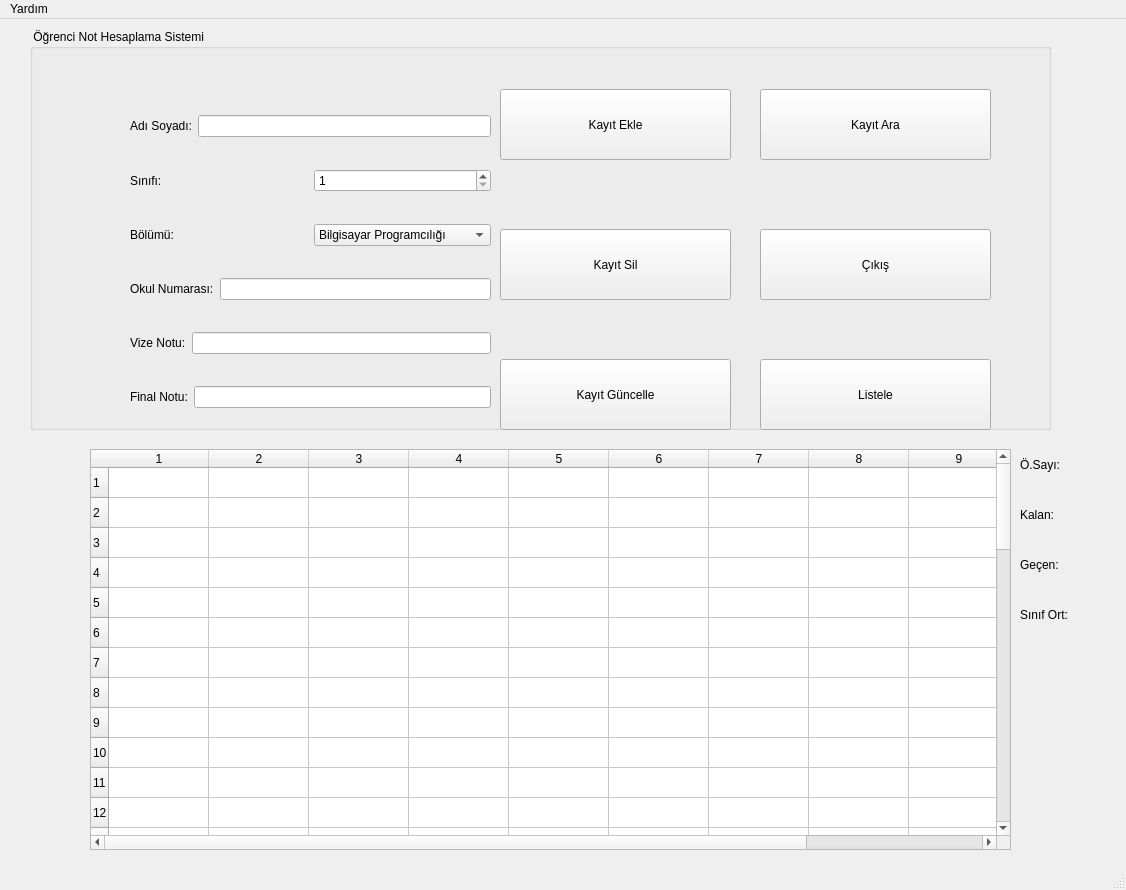
 <widget class="QMainWindow" name="MainWindow">
  <property name="geometry">
   <rect>
    <x>0</x>
    <y>0</y>
    <width>1126</width>
    <height>890</height>
   </rect>
  </property>
  <property name="windowTitle">
   <string>MainWindow</string>
  </property>
  <property name="styleSheet">
   <string notr="true">QProgressBar:horizontal {
    border: 1px solid #3A3939;
    text-align: center;
    padding: 1px;
    background: #201F1F;
}
QProgressBar::chunk:horizontal {
    background-color: qlineargradient(spread:reflect, x1:1, y1:0.545, x2:1, y2:0, stop:0 rgba(28, 66, 111, 255), stop:1 rgba(37, 87, 146, 255));
}

QToolTip
{
    border: 1px solid #3A3939;
    background-color: rgb(90, 102, 117);;
    color: white;
    padding: 1px;
    opacity: 200;
}

QWidget
{
    color: silver;
    background-color: #302F2F;
    selection-background-color:#3d8ec9;
    selection-color: black;
    background-clip: border;
    border-image: none;
    outline: 0;
}

QWidget:item:hover
{
    background-color: #78879b;
    color: black;
}

QWidget:item:selected
{
    background-color: #3d8ec9;
}

QCheckBox
{
    spacing: 5px;
    outline: none;
    color: #bbb;
    margin-bottom: 2px;
}

QCheckBox:disabled
{
    color: #777777;
}
QCheckBox::indicator,
QGroupBox::indicator
{
    width: 18px;
    height: 18px;
}
QGroupBox::indicator
{
    margin-left: 2px;
}

QCheckBox::indicator:unchecked,
QCheckBox::indicator:unchecked:hover,
QGroupBox::indicator:unchecked,
QGroupBox::indicator:unchecked:hover
{
    image: url(:/dark_blue/img/checkbox_unchecked.png);
}

QCheckBox::indicator:unchecked:focus,
QCheckBox::indicator:unchecked:pressed,
QGroupBox::indicator:unchecked:focus,
QGroupBox::indicator:unchecked:pressed
{
  border: none;
    image: url(:/dark_blue/img/checkbox_unchecked_focus.png);
}

QCheckBox::indicator:checked,
QCheckBox::indicator:checked:hover,
QGroupBox::indicator:checked,
QGroupBox::indicator:checked:hover
{
    image: url(:/dark_blue/img/checkbox_checked.png);
}

QCheckBox::indicator:checked:focus,
QCheckBox::indicator:checked:pressed,
QGroupBox::indicator:checked:focus,
QGroupBox::indicator:checked:pressed
{
  border: none;
    image: url(:/dark_blue/img/checkbox_checked_focus.png);
}

QCheckBox::indicator:indeterminate,
QCheckBox::indicator:indeterminate:hover,
QCheckBox::indicator:indeterminate:pressed
QGroupBox::indicator:indeterminate,
QGroupBox::indicator:indeterminate:hover,
QGroupBox::indicator:indeterminate:pressed
{
    image: url(:/dark_blue/img/checkbox_indeterminate.png);
}

QCheckBox::indicator:indeterminate:focus,
QGroupBox::indicator:indeterminate:focus
{
    image: url(:/dark_blue/img/checkbox_indeterminate_focus.png);
}

QCheckBox::indicator:checked:disabled,
QGroupBox::indicator:checked:disabled
{
    image: url(:/dark_blue/img/checkbox_checked_disabled.png);
}

QCheckBox::indicator:unchecked:disabled,
QGroupBox::indicator:unchecked:disabled
{
    image: url(:/dark_blue/img/checkbox_unchecked_disabled.png);
}

QRadioButton
{
    spacing: 5px;
    outline: none;
    color: #bbb;
    margin-bottom: 2px;
}

QRadioButton:disabled
{
    color: #777777;
}
QRadioButton::indicator
{
    width: 21px;
    height: 21px;
}

QRadioButton::indicator:unchecked,
QRadioButton::indicator:unchecked:hover
{
    image: url(:/dark_blue/img/radio_unchecked.png);
}

QRadioButton::indicator:unchecked:focus,
QRadioButton::indicator:unchecked:pressed
{
  border: none;
  outline: none;
    image: url(:/dark_blue/img/radio_unchecked_focus.png);
}

QRadioButton::indicator:checked,
QRadioButton::indicator:checked:hover
{
  border: none;
  outline: none;
    image: url(:/dark_blue/img/radio_checked.png);
}

QRadioButton::indicator:checked:focus,
QRadioButton::indicato::menu-arrowr:checked:pressed
{
  border: none;
  outline: none;
    image: url(:/dark_blue/img/radio_checked_focus.png);
}

QRadioButton::indicator:indeterminate,
QRadioButton::indicator:indeterminate:hover,
QRadioButton::indicator:indeterminate:pressed
{
        image: url(:/dark_blue/img/radio_indeterminate.png);
}

QRadioButton::indicator:checked:disabled
{
  outline: none;
  image: url(:/dark_blue/img/radio_checked_disabled.png);
}

QRadioButton::indicator:unchecked:disabled
{
    image: url(:/dark_blue/img/radio_unchecked_disabled.png);
}


QMenuBar
{
    background-color: #302F2F;
    color: silver;
}

QMenuBar::item
{
    background: transparent;
}

QMenuBar::item:selected
{
    background: transparent;
    border: 1px solid #3A3939;
}

QMenuBar::item:pressed
{
    border: 1px solid #3A3939;
    background-color: #3d8ec9;
    color: black;
    margin-bottom:-1px;
    padding-bottom:1px;
}

QMenu
{
    border: 1px solid #3A3939;
    color: silver;
    margin: 1px;
}

QMenu::icon
{
    margin: 1px;
}

QMenu::item
{
    padding: 2px 2px 2px 25px;
    margin-left: 5px;
    border: 1px solid transparent; /* reserve space for selection border */
}

QMenu::item:selected
{
    color: black;
}

QMenu::separator {
    height: 2px;
    background: lightblue;
    margin-left: 10px;
    margin-right: 5px;
}

QMenu::indicator {
    width: 16px;
    height: 16px;
}

/* non-exclusive indicator = check box style indicator
   (see QActionGroup::setExclusive) */
QMenu::indicator:non-exclusive:unchecked {
    image: url(:/dark_blue/img/checkbox_unchecked.png);
}

QMenu::indicator:non-exclusive:unchecked:selected {
    image: url(:/dark_blue/img/checkbox_unchecked_disabled.png);
}

QMenu::indicator:non-exclusive:checked {
    image: url(:/dark_blue/img/checkbox_checked.png);
}

QMenu::indicator:non-exclusive:checked:selected {
    image: url(:/dark_blue/img/checkbox_checked_disabled.png);
}

/* exclusive indicator = radio button style indicator (see QActionGroup::setExclusive) */
QMenu::indicator:exclusive:unchecked {
    image: url(:/dark_blue/img/radio_unchecked.png);
}

QMenu::indicator:exclusive:unchecked:selected {
    image: url(:/dark_blue/img/radio_unchecked_disabled.png);
}

QMenu::indicator:exclusive:checked {
    image: url(:/dark_blue/img/radio_checked.png);
}

QMenu::indicator:exclusive:checked:selected {
    image: url(:/dark_blue/img/radio_checked_disabled.png);
}

QMenu::right-arrow {
    margin: 5px;
    image: url(:/dark_blue/img/right_arrow.png)
}


QWidget:disabled
{
    color: #808080;
    background-color: #302F2F;
}

QAbstractItemView
{
    alternate-background-color: #3A3939;
    color: silver;
    border: 1px solid 3A3939;
    border-radius: 2px;
    padding: 1px;
}

QWidget:focus, QMenuBar:focus
{
    border: 1px solid #78879b;
}

QTabWidget:focus, QCheckBox:focus, QRadioButton:focus, QSlider:focus
{
    border: none;
}

QLineEdit
{
    background-color: #201F1F;
    padding: 2px;
    border-style: solid;
    border: 1px solid #3A3939;
    border-radius: 2px;
    color: silver;
}

QGroupBox {
    border:1px solid #3A3939;
    border-radius: 2px;
    margin-top: 20px;
    background-color: #302F2F;
    color: silver;
}

QGroupBox::title {
    subcontrol-origin: margin;
    subcontrol-position: top center;
    padding-left: 10px;
    padding-right: 10px;
    padding-top: 10px;
}

QAbstractScrollArea
{
    border-radius: 2px;
    border: 1px solid #3A3939;
    background-color: transparent;
}

QScrollBar:horizontal
{
    height: 15px;
    margin: 3px 15px 3px 15px;
    border: 1px transparent #2A2929;
    border-radius: 4px;
    background-color: #2A2929;
}

QScrollBar::handle:horizontal
{
    background-color: #605F5F;
    min-width: 5px;
    border-radius: 4px;
}

QScrollBar::add-line:horizontal
{
    margin: 0px 3px 0px 3px;
    border-image: url(:/dark_blue/img/right_arrow_disabled.png);
    width: 10px;
    height: 10px;
    subcontrol-position: right;
    subcontrol-origin: margin;
}

QScrollBar::sub-line:horizontal
{
    margin: 0px 3px 0px 3px;
    border-image: url(:/dark_blue/img/left_arrow_disabled.png);
    height: 10px;
    width: 10px;
    subcontrol-position: left;
    subcontrol-origin: margin;
}

QScrollBar::add-line:horizontal:hover,QScrollBar::add-line:horizontal:on
{
    border-image: url(:/dark_blue/img/right_arrow.png);
    height: 10px;
    width: 10px;
    subcontrol-position: right;
    subcontrol-origin: margin;
}


QScrollBar::sub-line:horizontal:hover, QScrollBar::sub-line:horizontal:on
{
    border-image: url(:/dark_blue/img/left_arrow.png);
    height: 10px;
    width: 10px;
    subcontrol-position: left;
    subcontrol-origin: margin;
}

QScrollBar::up-arrow:horizontal, QScrollBar::down-arrow:horizontal
{
    background: none;
}


QScrollBar::add-page:horizontal, QScrollBar::sub-page:horizontal
{
    background: none;
}

QScrollBar:vertical
{
    background-color: #2A2929;
    width: 15px;
    margin: 15px 3px 15px 3px;
    border: 1px transparent #2A2929;
    border-radius: 4px;
}

QScrollBar::handle:vertical
{
    background-color: #605F5F;
    min-height: 5px;
    border-radius: 4px;
}

QScrollBar::sub-line:vertical
{
    margin: 3px 0px 3px 0px;
    border-image: url(:/dark_blue/img/up_arrow_disabled.png);
    height: 10px;
    width: 10px;
    subcontrol-position: top;
    subcontrol-origin: margin;
}

QScrollBar::add-line:vertical
{
    margin: 3px 0px 3px 0px;
    border-image: url(:/dark_blue/img/down_arrow_disabled.png);
    height: 10px;
    width: 10px;
    subcontrol-position: bottom;
    subcontrol-origin: margin;
}

QScrollBar::sub-line:vertical:hover,QScrollBar::sub-line:vertical:on
{

    border-image: url(:/dark_blue/img/up_arrow.png);
    height: 10px;
    width: 10px;
    subcontrol-position: top;
    subcontrol-origin: margin;
}


QScrollBar::add-line:vertical:hover, QScrollBar::add-line:vertical:on
{
    border-image: url(:/dark_blue/img/down_arrow.png);
    height: 10px;
    width: 10px;
    subcontrol-position: bottom;
    subcontrol-origin: margin;
}

QScrollBar::up-arrow:vertical, QScrollBar::down-arrow:vertical
{
    background: none;
}


QScrollBar::add-page:vertical, QScrollBar::sub-page:vertical
{
    background: none;
}

QTextEdit
{
    background-color: #201F1F;
    color: silver;
    border: 1px solid #3A3939;
}

QPlainTextEdit
{
    background-color: #201F1F;;
    color: silver;
    border-radius: 2px;
    border: 1px solid #3A3939;
}

QHeaderView::section
{
    background-color: #3A3939;
    color: silver;
    padding-left: 4px;
    border: 1px solid #6c6c6c;
}

QSizeGrip {
    image: url(:/dark_blue/img/sizegrip.png);
    width: 12px;
    height: 12px;
}

QMainWindow
{
    background-color: #302F2F;

}

QMainWindow::separator
{
    background-color: #302F2F;
    color: white;
    padding-left: 4px;
    spacing: 2px;
    border: 1px dashed #3A3939;
}

QMainWindow::separator:hover
{

    background-color: #787876;
    color: white;
    padding-left: 4px;
    border: 1px solid #3A3939;
    spacing: 2px;
}


QMenu::separator
{
    height: 1px;
    background-color: #3A3939;
    color: white;
    padding-left: 4px;
    margin-left: 10px;
    margin-right: 5px;
}


QFrame
{
    border-radius: 2px;
    border: 1px solid #444;
}

QFrame[frameShape=&quot;0&quot;]
{
    border-radius: 2px;
    border: 1px transparent #444;
}

QStackedWidget
{
    background-color: #302F2F;
    border: 1px transparent black;
}

QToolBar {
    border: 1px transparent #393838;
    background: 1px solid #302F2F;
    font-weight: bold;
}

QToolBar::handle:horizontal {
    image: url(:/dark_blue/img/Hmovetoolbar.png);
}
QToolBar::handle:vertical {
    image: url(:/dark_blue/img/Vmovetoolbar.png);
}
QToolBar::separator:horizontal {
    image: url(:/dark_blue/img/Hsepartoolbar.png);
}
QToolBar::separator:vertical {
    image: url(:/dark_blue/img/Vsepartoolbars.png);
}

QPushButton
{
    color: silver;
    background-color: #302F2F;
    border-width: 2px;
    border-color: #4A4949;
    border-style: solid;
    padding-top: 2px;
    padding-bottom: 2px;
    padding-left: 10px;
    padding-right: 10px;
    border-radius: 4px;
    /* outline: none; */
    /* min-width: 40px; */
}

QPushButton:disabled
{
    background-color: #302F2F;
    border-width: 2px;
    border-color: #3A3939;
    border-style: solid;
    padding-top: 2px;
    padding-bottom: 2px;
    padding-left: 10px;
    padding-right: 10px;
    /*border-radius: 2px;*/
    color: #808080;
}

QPushButton:focus {
    background-color: #3d8ec9;
    color: white;
}

QComboBox
{
    selection-background-color: #3d8ec9;
    background-color: #201F1F;
    border-style: solid;
    border: 1px solid #3A3939;
    border-radius: 2px;
    padding: 2px;
    min-width: 75px;
}

QPushButton:checked{
    background-color: #4A4949;
    border-color: #6A6969;
}

QPushButton:hover {
    border: 2px solid #78879b;
    color: silver;
}

QComboBox:hover, QAbstractSpinBox:hover,QLineEdit:hover,QTextEdit:hover,QPlainTextEdit:hover,QAbstractView:hover,QTreeView:hover
{
    border: 1px solid #78879b;
    color: silver;
}

QComboBox:on
{
    background-color: #626873;
    padding-top: 3px;
    padding-left: 4px;
    selection-background-color: #4a4a4a;
}

QComboBox QAbstractItemView
{
    background-color: #201F1F;
    border-radius: 2px;
    border: 1px solid #444;
    selection-background-color: #3d8ec9;
    color: silver;
}

QComboBox::drop-down
{
    subcontrol-origin: padding;
    subcontrol-position: top right;
    width: 15px;

    border-left-width: 0px;
    border-left-color: darkgray;
    border-left-style: solid;
    border-top-right-radius: 3px;
    border-bottom-right-radius: 3px;
}

QComboBox::down-arrow
{
    image: url(:/dark_blue/img/down_arrow_disabled.png);
}

QComboBox::down-arrow:on, QComboBox::down-arrow:hover,
QComboBox::down-arrow:focus
{
    image: url(:/dark_blue/img/down_arrow.png);
}

QPushButton:pressed
{
    background-color: #484846;
}

QAbstractSpinBox {
    padding-top: 2px;
    padding-bottom: 2px;
    border: 1px solid #3A3939;
    background-color: #201F1F;
    color: silver;
    border-radius: 2px;
    min-width: 75px;
}

QAbstractSpinBox:up-button
{
    background-color: transparent;
    subcontrol-origin: border;
    subcontrol-position: top right;
}

QAbstractSpinBox:down-button
{
    background-color: transparent;
    subcontrol-origin: border;
    subcontrol-position: bottom right;
}

QAbstractSpinBox::up-arrow,QAbstractSpinBox::up-arrow:disabled,QAbstractSpinBox::up-arrow:off {
    image: url(:/dark_blue/img/up_arrow_disabled.png);
    width: 10px;
    height: 10px;
}
QAbstractSpinBox::up-arrow:hover
{
    image: url(:/dark_blue/img/up_arrow.png);
}


QAbstractSpinBox::down-arrow,QAbstractSpinBox::down-arrow:disabled,QAbstractSpinBox::down-arrow:off
{
    image: url(:/dark_blue/img/down_arrow_disabled.png);
    width: 10px;
    height: 10px;
}
QAbstractSpinBox::down-arrow:hover
{
    image: url(:/dark_blue/img/down_arrow.png);
}


QLabel
{
    border: 0px solid black;
}

QTabWidget{
    border: 1px transparent black;
}

QTabWidget::pane {
    border: 1px solid #444;
    border-radius: 3px;
    padding: 3px;
}

QTabBar
{
    qproperty-drawBase: 0;
    left: 5px; /* move to the right by 5px */
}

QTabBar:focus
{
    border: 0px transparent black;
}

QTabBar::close-button  {
    image: url(:/dark_blue/img/close.png);
    background: transparent;
}

QTabBar::close-button:hover
{
    image: url(:/dark_blue/img/close-hover.png);
    background: transparent;
}

QTabBar::close-button:pressed {
    image: url(:/dark_blue/img/close-pressed.png);
    background: transparent;
}

/* TOP TABS */
QTabBar::tab:top {
    color: #b1b1b1;
    border: 1px solid #4A4949;
    border-bottom: 1px transparent black;
    background-color: #302F2F;
    padding: 5px;
    border-top-left-radius: 2px;
    border-top-right-radius: 2px;
}

QTabBar::tab:top:!selected
{
    color: #b1b1b1;
    background-color: #201F1F;
    border: 1px transparent #4A4949;
    border-bottom: 1px transparent #4A4949;
    border-top-left-radius: 0px;
    border-top-right-radius: 0px;
}

QTabBar::tab:top:!selected:hover {
    background-color: #48576b;
}

/* BOTTOM TABS */
QTabBar::tab:bottom {
    color: #b1b1b1;
    border: 1px solid #4A4949;
    border-top: 1px transparent black;
    background-color: #302F2F;
    padding: 5px;
    border-bottom-left-radius: 2px;
    border-bottom-right-radius: 2px;
}

QTabBar::tab:bottom:!selected
{
    color: #b1b1b1;
    background-color: #201F1F;
    border: 1px transparent #4A4949;
    border-top: 1px transparent #4A4949;
    border-bottom-left-radius: 0px;
    border-bottom-right-radius: 0px;
}

QTabBar::tab:bottom:!selected:hover {
    background-color: #78879b;
}

/* LEFT TABS */
QTabBar::tab:left {
    color: #b1b1b1;
    border: 1px solid #4A4949;
    border-left: 1px transparent black;
    background-color: #302F2F;
    padding: 5px;
    border-top-right-radius: 2px;
    border-bottom-right-radius: 2px;
}

QTabBar::tab:left:!selected
{
    color: #b1b1b1;
    background-color: #201F1F;
    border: 1px transparent #4A4949;
    border-right: 1px transparent #4A4949;
    border-top-right-radius: 0px;
    border-bottom-right-radius: 0px;
}

QTabBar::tab:left:!selected:hover {
    background-color: #48576b;
}


/* RIGHT TABS */
QTabBar::tab:right {
    color: #b1b1b1;
    border: 1px solid #4A4949;
    border-right: 1px transparent black;
    background-color: #302F2F;
    padding: 5px;
    border-top-left-radius: 2px;
    border-bottom-left-radius: 2px;
}

QTabBar::tab:right:!selected
{
    color: #b1b1b1;
    background-color: #201F1F;
    border: 1px transparent #4A4949;
    border-right: 1px transparent #4A4949;
    border-top-left-radius: 0px;
    border-bottom-left-radius: 0px;
}

QTabBar::tab:right:!selected:hover {
    background-color: #48576b;
}

QTabBar QToolButton::right-arrow:enabled {
     image: url(:/dark_blue/img/right_arrow.png);
 }

 QTabBar QToolButton::left-arrow:enabled {
     image: url(:/dark_blue/img/left_arrow.png);
 }

QTabBar QToolButton::right-arrow:disabled {
     image: url(:/dark_blue/img/right_arrow_disabled.png);
 }

 QTabBar QToolButton::left-arrow:disabled {
     image: url(:/dark_blue/img/left_arrow_disabled.png);
 }


QDockWidget {
    border: 1px solid #403F3F;
    titlebar-close-icon: url(:/dark_blue/img/close.png);
    titlebar-normal-icon: url(:/dark_blue/img/undock.png);
}

QDockWidget::close-button, QDockWidget::float-button {
    border: 1px solid transparent;
    border-radius: 2px;
    background: transparent;
}

QDockWidget::close-button:hover, QDockWidget::float-button:hover {
    background: rgba(255, 255, 255, 10);
}

QDockWidget::close-button:pressed, QDockWidget::float-button:pressed {
    padding: 1px -1px -1px 1px;
    background: rgba(255, 255, 255, 10);
}

QTreeView, QListView, QTextBrowser, AtLineEdit, AtLineEdit::hover {
    border: 1px solid #444;
    background-color: silver;
    border-radius: 3px;
    margin-left: 3px;
    color: black;
}

QTreeView:branch:selected, QTreeView:branch:hover {
    background: url(:/dark_blue/img/transparent.png);
}

QTreeView::branch:has-siblings:!adjoins-item {
    border-image: url(:/dark_blue/img/transparent.png);
}

QTreeView::branch:has-siblings:adjoins-item {
    border-image: url(:/dark_blue/img/transparent.png);
}

QTreeView::branch:!has-children:!has-siblings:adjoins-item {
    border-image: url(:/dark_blue/img/transparent.png);
}

QTreeView::branch:has-children:!has-siblings:closed,
QTreeView::branch:closed:has-children:has-siblings {
    image: url(:/dark_blue/img/branch_closed.png);
}

QTreeView::branch:open:has-children:!has-siblings,
QTreeView::branch:open:has-children:has-siblings  {
    image: url(:/dark_blue/img/branch_open.png);
}

QTreeView::branch:has-children:!has-siblings:closed:hover,
QTreeView::branch:closed:has-children:has-siblings:hover {
    image: url(:/dark_blue/img/branch_closed-on.png);
    }

QTreeView::branch:open:has-children:!has-siblings:hover,
QTreeView::branch:open:has-children:has-siblings:hover  {
    image: url(:/dark_blue/img/branch_open-on.png);
    }

QListView::item:!selected:hover, QListView::item:!selected:hover, QTreeView::item:!selected:hover  {
    background: rgba(0, 0, 0, 0);
    outline: 0;
    color: #FFFFFF
}

QListView::item:selected:hover, QListView::item:selected:hover, QTreeView::item:selected:hover  {
    background: #3d8ec9;
    color: #FFFFFF;
}

QSlider::groove:horizontal {
    border: 1px solid #3A3939;
    height: 8px;
    background: #201F1F;
    margin: 2px 0;
    border-radius: 2px;
}

QSlider::handle:horizontal {
    background: QLinearGradient( x1: 0, y1: 0, x2: 0, y2: 1,
      stop: 0.0 silver, stop: 0.2 #a8a8a8, stop: 1 #727272);
    border: 1px solid #3A3939;
    width: 14px;
    height: 14px;
    margin: -4px 0;
    border-radius: 2px;
}

QSlider::groove:vertical {
    border: 1px solid #3A3939;
    width: 8px;
    background: #201F1F;
    margin: 0 0px;
    border-radius: 2px;
}

QSlider::handle:vertical {
    background: QLinearGradient( x1: 0, y1: 0, x2: 0, y2: 1, stop: 0.0 silver,
    stop: 0.2 #a8a8a8, stop: 1 #727272);
    border: 1px solid #3A3939;
    width: 14px;
    height: 14px;
    margin: 0 -4px;
    border-radius: 2px;
}

QToolButton {
    /*  background-color: transparent; */
    border: 2px transparent #4A4949;
    border-radius: 4px;
    background-color: dimgray;
    margin: 2px;
    padding: 2px;
}

QToolButton[popupMode=&quot;1&quot;] { /* only for MenuButtonPopup */
 padding-right: 20px; /* make way for the popup button */
 border: 2px transparent #4A4949;
 border-radius: 4px;
}

QToolButton[popupMode=&quot;2&quot;] { /* only for InstantPopup */
 padding-right: 10px; /* make way for the popup button */
 border: 2px transparent #4A4949;
}


QToolButton:hover, QToolButton::menu-button:hover {
    border: 2px solid #78879b;
}

QToolButton:checked, QToolButton:pressed,
    QToolButton::menu-button:pressed {
    background-color: #4A4949;
    border: 2px solid #78879b;
}

/* the subcontrol below is used only in the InstantPopup or DelayedPopup mode */
QToolButton::menu-indicator {
    image: url(:/dark_blue/img/down_arrow.png);
    top: -7px; left: -2px; /* shift it a bit */
}

/* the subcontrols below are used only in the MenuButtonPopup mode */
QToolButton::menu-button {
    border: 1px transparent #4A4949;
    border-top-right-radius: 6px;
    border-bottom-right-radius: 6px;
    /* 16px width + 4px for border = 20px allocated above */
    width: 16px;
    outline: none;
}

QToolButton::menu-arrow {
    image: url(:/dark_blue/img/down_arrow.png);
}

QToolButton::menu-arrow:open {
    top: 1px; left: 1px; /* shift it a bit */
    border: 1px solid #3A3939;
}

QPushButton::menu-indicator  {
    subcontrol-origin: padding;
    subcontrol-position: bottom right;
    left: 4px;
}

QTableView
{
    border: 1px solid #444;
    gridline-color: #6c6c6c;
    background-color: #201F1F;
}


QTableView, QHeaderView
{
    border-radius: 0px;
}

QTableView::item:pressed, QListView::item:pressed, QTreeView::item:pressed  {
    background: #78879b;
    color: #FFFFFF;
}

QTableView::item:selected:active, QTreeView::item:selected:active, QListView::item:selected:active  {
    background: #3d8ec9;
    color: #FFFFFF;
}


QHeaderView
{
    border: 1px transparent;
    border-radius: 2px;
    margin: 0px;
    padding: 0px;
}

QHeaderView::section  {
    background-color: #3A3939;
    color: silver;
    padding: 4px;
    border: 1px solid #6c6c6c;
    border-radius: 0px;
    text-align: center;
}

QHeaderView::section::vertical::first, QHeaderView::section::vertical::only-one
{
    border-top: 1px solid #6c6c6c;
}

QHeaderView::section::vertical
{
    border-top: transparent;
}

QHeaderView::section::horizontal::first, QHeaderView::section::horizontal::only-one
{
    border-left: 1px solid #6c6c6c;
}

QHeaderView::section::horizontal
{
    border-left: transparent;
}


QHeaderView::section:checked
 {
    color: white;
    background-color: #5A5959;
 }

 /* style the sort indicator */
QHeaderView::down-arrow {
    image: url(:/dark_blue/img/down_arrow.png);
}

QHeaderView::up-arrow {
    image: url(:/dark_blue/img/up_arrow.png);
}


QTableCornerButton::section {
    background-color: #3A3939;
    border: 1px solid #3A3939;
    border-radius: 2px;
}

QToolBox  {
    padding: 3px;
    border: 1px transparent black;
}

QToolBox::tab {
    color: #b1b1b1;
    background-color: #302F2F;
    border: 1px solid #4A4949;
    border-bottom: 1px transparent #302F2F;
    border-top-left-radius: 5px;
    border-top-right-radius: 5px;
}

 QToolBox::tab:selected { /* italicize selected tabs */
    font: italic;
    background-color: #302F2F;
    border-color: #3d8ec9;
 }

QStatusBar::item {
    border: 1px solid #3A3939;
    border-radius: 2px;
 }


QFrame[height=&quot;3&quot;], QFrame[width=&quot;3&quot;] {
    background-color: #AAA;
}


QSplitter::handle {
    border: 1px dashed #3A3939;
}

QSplitter::handle:hover {
    background-color: #787876;
    border: 1px solid #3A3939;
}

QSplitter::handle:horizontal {
    width: 1px;
}

QSplitter::handle:vertical {
    height: 1px;
}

QListWidget {
    background-color: silver;
    border-radius: 5px;
    margin-left: 5px;
}

QListWidget::item {
    color: black;
}

QMessageBox {
    messagebox-critical-icon	: url(:/dark_blue/img/critical.png);
    messagebox-information-icon	: url(:/dark_blue/img/information.png);
    messagebox-question-icon	: url(:/dark_blue/img/question.png);
    messagebox-warning-icon:    : url(:/dark_blue/img/warning.png);
}

ColorButton::enabled {
    border-radius: 0px;
    border: 1px solid #444444;
}

ColorButton::disabled {
    border-radius: 0px;
    border: 1px solid #AAAAAA;
}</string>
  </property>
  <widget class="QWidget" name="centralwidget">
   <widget class="QGroupBox" name="groupBox">
    <property name="geometry">
     <rect>
      <x>30</x>
      <y>10</y>
      <width>1021</width>
      <height>401</height>
     </rect>
    </property>
    <property name="title">
     <string> Öğrenci Not Hesaplama Sistemi</string>
    </property>
    <widget class="QPushButton" name="Button_Ekle">
     <property name="geometry">
      <rect>
       <x>470</x>
       <y>60</y>
       <width>231</width>
       <height>71</height>
      </rect>
     </property>
     <property name="text">
      <string>Kayıt Ekle</string>
     </property>
    </widget>
    <widget class="QPushButton" name="Button_Gncelle">
     <property name="geometry">
      <rect>
       <x>470</x>
       <y>330</y>
       <width>231</width>
       <height>71</height>
      </rect>
     </property>
     <property name="text">
      <string>Kayıt Güncelle</string>
     </property>
    </widget>
    <widget class="QPushButton" name="Button_Sil">
     <property name="geometry">
      <rect>
       <x>470</x>
       <y>200</y>
       <width>231</width>
       <height>71</height>
      </rect>
     </property>
     <property name="text">
      <string>Kayıt Sil</string>
     </property>
    </widget>
    <widget class="QWidget" name="">
     <property name="geometry">
      <rect>
       <x>100</x>
       <y>60</y>
       <width>361</width>
       <height>351</height>
      </rect>
     </property>
     <layout class="QVBoxLayout" name="verticalLayout">
      <item>
       <layout class="QHBoxLayout" name="horizontalLayout">
        <item>
         <widget class="QLabel" name="label_AdSoyad">
          <property name="text">
           <string>Adı Soyadı:</string>
          </property>
         </widget>
        </item>
        <item>
         <widget class="QLineEdit" name="line_Adsoyad"/>
        </item>
       </layout>
      </item>
      <item>
       <layout class="QHBoxLayout" name="horizontalLayout_2">
        <item>
         <widget class="QLabel" name="Label_Sinif">
          <property name="text">
           <string>Sınıfı:</string>
          </property>
         </widget>
        </item>
        <item>
         <widget class="QSpinBox" name="SpinBox_Sinif">
          <property name="minimum">
           <number>1</number>
          </property>
          <property name="maximum">
           <number>5</number>
          </property>
         </widget>
        </item>
       </layout>
      </item>
      <item>
       <layout class="QHBoxLayout" name="horizontalLayout_3">
        <item>
         <widget class="QLabel" name="label_blm">
          <property name="text">
           <string>Bölümü:</string>
          </property>
         </widget>
        </item>
        <item>
         <widget class="QComboBox" name="Combo_BLM">
          <item>
           <property name="text">
            <string>Bilgisayar Programcılığı</string>
           </property>
          </item>
          <item>
           <property name="text">
            <string>Havacılık</string>
           </property>
          </item>
          <item>
           <property name="text">
            <string>Veterinerlik</string>
           </property>
          </item>
          <item>
           <property name="text">
            <string>Muhasebe</string>
           </property>
          </item>
         </widget>
        </item>
       </layout>
      </item>
      <item>
       <layout class="QHBoxLayout" name="horizontalLayout_4">
        <item>
         <widget class="QLabel" name="label_OKNO">
          <property name="text">
           <string>Okul Numarası:</string>
          </property>
         </widget>
        </item>
        <item>
         <widget class="QLineEdit" name="line_OKNO"/>
        </item>
       </layout>
      </item>
      <item>
       <layout class="QHBoxLayout" name="horizontalLayout_5">
        <item>
         <widget class="QLabel" name="label_vizeNotu">
          <property name="text">
           <string>Vize Notu:</string>
          </property>
         </widget>
        </item>
        <item>
         <widget class="QLineEdit" name="line_Vize"/>
        </item>
       </layout>
      </item>
      <item>
       <layout class="QHBoxLayout" name="horizontalLayout_6">
        <item>
         <widget class="QLabel" name="label_finalNotu">
          <property name="text">
           <string>Final Notu:</string>
          </property>
         </widget>
        </item>
        <item>
         <widget class="QLineEdit" name="line_Final"/>
        </item>
       </layout>
      </item>
     </layout>
    </widget>
    <widget class="QPushButton" name="Buton_KaytAra">
     <property name="geometry">
      <rect>
       <x>730</x>
       <y>60</y>
       <width>231</width>
       <height>71</height>
      </rect>
     </property>
     <property name="text">
      <string>Kayıt Ara</string>
     </property>
    </widget>
    <widget class="QPushButton" name="Button_cks">
     <property name="geometry">
      <rect>
       <x>730</x>
       <y>200</y>
       <width>231</width>
       <height>71</height>
      </rect>
     </property>
     <property name="text">
      <string>Çıkış</string>
     </property>
    </widget>
    <widget class="QPushButton" name="buton_listele">
     <property name="geometry">
      <rect>
       <x>730</x>
       <y>330</y>
       <width>231</width>
       <height>71</height>
      </rect>
     </property>
     <property name="text">
      <string>Listele</string>
     </property>
    </widget>
   </widget>
   <widget class="QTableWidget" name="TabloBilgiler">
    <property name="geometry">
     <rect>
      <x>90</x>
      <y>430</y>
      <width>921</width>
      <height>401</height>
     </rect>
    </property>
    <property name="rowCount">
     <number>50</number>
    </property>
    <property name="columnCount">
     <number>10</number>
    </property>
    <row/>
    <row/>
    <row/>
    <row/>
    <row/>
    <row/>
    <row/>
    <row/>
    <row/>
    <row/>
    <row/>
    <row/>
    <row/>
    <row/>
    <row/>
    <row/>
    <row/>
    <row/>
    <row/>
    <row/>
    <row/>
    <row/>
    <row/>
    <row/>
    <row/>
    <row/>
    <row/>
    <row/>
    <row/>
    <row/>
    <row/>
    <row/>
    <row/>
    <row/>
    <row/>
    <row/>
    <row/>
    <row/>
    <row/>
    <row/>
    <row/>
    <row/>
    <row/>
    <row/>
    <row/>
    <row/>
    <row/>
    <row/>
    <row/>
    <row/>
    <column/>
    <column/>
    <column/>
    <column/>
    <column/>
    <column/>
    <column/>
    <column/>
    <column/>
    <column/>
   </widget>
   <widget class="QLabel" name="label">
    <property name="geometry">
     <rect>
      <x>1020</x>
      <y>430</y>
      <width>47</width>
      <height>31</height>
     </rect>
    </property>
    <property name="text">
     <string>Ö.Sayı:</string>
    </property>
   </widget>
   <widget class="QLabel" name="label_ogsayisi">
    <property name="geometry">
     <rect>
      <x>1080</x>
      <y>430</y>
      <width>47</width>
      <height>31</height>
     </rect>
    </property>
    <property name="text">
     <string/>
    </property>
   </widget>
   <widget class="QLabel" name="label_2">
    <property name="geometry">
     <rect>
      <x>1020</x>
      <y>480</y>
      <width>47</width>
      <height>31</height>
     </rect>
    </property>
    <property name="text">
     <string>Kalan:</string>
    </property>
   </widget>
   <widget class="QLabel" name="label_KalanOS">
    <property name="geometry">
     <rect>
      <x>1080</x>
      <y>480</y>
      <width>47</width>
      <height>31</height>
     </rect>
    </property>
    <property name="text">
     <string/>
    </property>
   </widget>
   <widget class="QLabel" name="label_3">
    <property name="geometry">
     <rect>
      <x>1020</x>
      <y>530</y>
      <width>47</width>
      <height>31</height>
     </rect>
    </property>
    <property name="text">
     <string>Geçen:</string>
    </property>
   </widget>
   <widget class="QLabel" name="label_GecenOS">
    <property name="geometry">
     <rect>
      <x>1080</x>
      <y>530</y>
      <width>47</width>
      <height>31</height>
     </rect>
    </property>
    <property name="text">
     <string/>
    </property>
   </widget>
   <widget class="QLabel" name="label_4">
    <property name="geometry">
     <rect>
      <x>1020</x>
      <y>580</y>
      <width>47</width>
      <height>31</height>
     </rect>
    </property>
    <property name="text">
     <string>Sınıf Ort:</string>
    </property>
   </widget>
   <widget class="QLabel" name="label_snfortalama">
    <property name="geometry">
     <rect>
      <x>1080</x>
      <y>580</y>
      <width>47</width>
      <height>31</height>
     </rect>
    </property>
    <property name="text">
     <string/>
    </property>
   </widget>
  </widget>
  <widget class="QMenuBar" name="menubar">
   <property name="geometry">
    <rect>
     <x>0</x>
     <y>0</y>
     <width>1126</width>
     <height>21</height>
    </rect>
   </property>
   <widget class="QMenu" name="menuYard_m">
    <property name="title">
     <string>Yardım</string>
    </property>
    <addaction name="Menu_Hakknda"/>
   </widget>
   <addaction name="menuYard_m"/>
  </widget>
  <widget class="QStatusBar" name="statusbar"/>
  <action name="Menu_Hakknda">
   <property name="text">
    <string>Hakkında</string>
   </property>
  </action>
 </widget>
